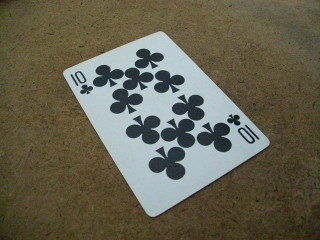
//> input picture transform/image.jpg, 320 x 240 px
$ ./transform   (built with g++ and OpenCV 4)
//> lines starting //> are read from the running program, lines starting //| are printed output that depends on the picture; after the words box and inside, x2 and y2 are one past the last pixel; in counts of white or black regions, pixels touching at a corner belong together
### transform/stdafx.h
// stdafx.h : 标准系统包含文件的包含文件，
// 或是经常使用但不常更改的
// 特定于项目的包含文件
//

#pragma once

#include "targetver.h"

#include <stdio.h>
#include <tchar.h>


// TODO:  在此处引用程序需要的其他头文件

### transform/transform.cpp
// transform.cpp : 定义控制台应用程序的入口点。
//

#include "stdafx.h"
/**
* Automatic perspective correction for quadrilateral objects. See the tutorial at
* http://opencv-code.com/tutorials/automatic-perspective-correction-for-quadrilateral-objects/
*/
#include <opencv2/imgproc/imgproc.hpp>
#include <opencv2/highgui/highgui.hpp>
#include <iostream>
#pragma comment(lib,"opencv_core2410d.lib")
#pragma comment(lib,"opencv_highgui2410d.lib")
#pragma comment(lib,"opencv_imgproc2410d.lib")
#include <ctime>
cv::Point2f center(0, 0);
cv::Point2f computeIntersect(cv::Vec4i a, cv::Vec4i b)
{
	int x1 = a[0], y1 = a[1], x2 = a[2], y2 = a[3], x3 = b[0], y3 = b[1], x4 = b[2], y4 = b[3];
	float denom;
	if (float d = ((float)(x1 - x2) * (y3 - y4)) - ((y1 - y2) * (x3 - x4)))
	{
		cv::Point2f pt;
		pt.x = ((x1 * y2 - y1 * x2) * (x3 - x4) - (x1 - x2) * (x3 * y4 - y3 * x4)) / d;
		pt.y = ((x1 * y2 - y1 * x2) * (y3 - y4) - (y1 - y2) * (x3 * y4 - y3 * x4)) / d;
		return pt;
	}
	else
		return cv::Point2f(-1, -1);
}
void sortCorners(std::vector<cv::Point2f>& corners,
	cv::Point2f center)
{
	std::vector<cv::Point2f> top, bot;
	for (int i = 0; i < corners.size(); i++)
	{
		if (corners[i].y < center.y)
			top.push_back(corners[i]);
		else
			bot.push_back(corners[i]);
	}
	corners.clear();
	if (top.size() == 2 && bot.size() == 2){
		cv::Point2f tl = top[0].x > top[1].x ? top[1] : top[0];
		cv::Point2f tr = top[0].x > top[1].x ? top[0] : top[1];
		cv::Point2f bl = bot[0].x > bot[1].x ? bot[1] : bot[0];
		cv::Point2f br = bot[0].x > bot[1].x ? bot[0] : bot[1];
		corners.push_back(tl);
		corners.push_back(tr);
		corners.push_back(br);
		corners.push_back(bl);
	}
}
int main()
{
	double start_time, end_time;
	start_time = clock();//程序开始计时
	cv::Mat src = cv::imread("image.jpg");
//> src is the input picture: 240 rows x 320 cols, CV_8UC3; mean B, G, R 80.9, 98.1, 101.9
	if (src.empty())
		return -1;
	cv::Mat bw;
	cv::cvtColor(src, bw, CV_BGR2GRAY);
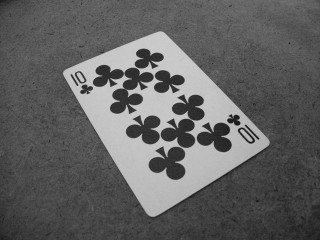
//> bw: 240 rows x 320 cols, CV_8UC1; min 15, max 215, mean 97.3
	cv::blur(bw, bw, cv::Size(3, 3));
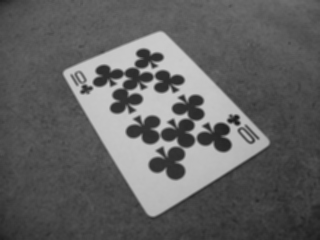
//> bw: 240 rows x 320 cols, CV_8UC1; min 28, max 203, mean 97.3
	cv::Canny(bw, bw, 100, 100, 3);
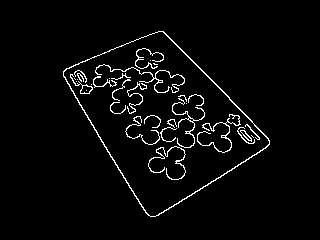
//> bw: 240 rows x 320 cols, CV_8UC1; 3.4% white in thin lines or dots, all inside (x1, y1, x2, y2) = (63, 31, 270, 217)
	cv::imshow("Canny", bw);

	std::vector<cv::Vec4i> lines;
	cv::HoughLinesP(bw, lines, 1, CV_PI / 180, 70, 30, 10);
//> lines = 4 lines (x1, y1, x2, y2): [162, 31, 252, 121], [63, 75, 146, 213], [157, 215, 266, 147], [65, 69, 144, 36]
	// Expand the lines
	for (int i = 0; i < lines.size(); i++)
	{
		cv::Vec4i v = lines[i];
		lines[i][0] = 0;
		lines[i][1] = ((float)v[1] - v[3]) / (v[0] - v[2]) * -v[0] + v[1];
		lines[i][2] = src.cols;
		lines[i][3] = ((float)v[1] - v[3]) / (v[0] - v[2]) * (src.cols - v[2]) + v[3];
	}
//> this loop made 4 passes
	std::vector<cv::Point2f> corners;
	for (int i = 0; i < lines.size(); i++)
	{
		for (int j = i + 1; j < lines.size(); j++)
		{
			cv::Point2f pt = computeIntersect(lines[i], lines[j]);
			if (pt.x >= 0 && pt.y >= 0)
				corners.push_back(pt);
		}
	}
//> this loop made 4 passes
//> after the loop, corners = 4 Points (x, y): [273.1, 142.1], [160.3, 29.35], [149.5, 219], [60.24, 70.96]
	std::vector<cv::Point2f> approx;
	cv::approxPolyDP(cv::Mat(corners), approx, cv::arcLength(cv::Mat(corners), true) * 0.02, true);
//> approx has the same summary as corners
	if (approx.size() != 4)
	{
		std::cout << "The object is not quadrilateral!" << std::endl;
		return -1;
	}
	// Get mass center
	for (int i = 0; i < corners.size(); i++)
		center += corners[i];
//> this loop made 4 passes
//> center on passes 1 to 4: Point(273.1, 142.1), Point(433.5, 171.5), Point(583, 390.5), Point(643.2, 461.5)
	center *= (1. / corners.size());
//> center = Point(160.8, 115.4)
	sortCorners(corners, center);
//> the loop in sortCorners, `for (int i = 0; i < corners.size(); i++)` made 4 passes
//> in sortCorners, `cv::Point2f tl = top[0].x > top[1].x ? top[1] : top[0];`: tl = Point(60.24, 70.96)
//> in sortCorners, `cv::Point2f tr = top[0].x > top[1].x ? top[0] : top[1];`: tr = Point(160.4, 29.35)
//> in sortCorners, `cv::Point2f bl = bot[0].x > bot[1].x ? bot[1] : bot[0];`: bl = Point(149.5, 219)
//> in sortCorners, `cv::Point2f br = bot[0].x > bot[1].x ? bot[0] : bot[1];`: br = Point(273.1, 142.1)
//> in sortCorners, `corners.push_back(tl);`: corners = 1 Point (x, y): [60.24, 70.96]
//> in sortCorners, `corners.push_back(tr);`: corners = 2 Points (x, y): [60.24, 70.96], [160.3, 29.35]
//> in sortCorners, `corners.push_back(br);`: corners = 3 Points (x, y): [60.24, 70.96], [160.3, 29.35], [273.1, 142.1]
//> in sortCorners, `corners.push_back(bl);`: corners = 4 Points (x, y): [60.24, 70.96], [160.3, 29.35], [273.1, 142.1], [149.5, 219]
	if (corners.size() == 0){
		std::cout << "The corners were not sorted correctly!" << std::endl;
		return -1;
	}
	cv::Mat dst = src.clone();

	// Draw lines
	for (int i = 0; i < lines.size(); i++)
	{
		cv::Vec4i v = lines[i];
		cv::line(dst, cv::Point(v[0], v[1]), cv::Point(v[2], v[3]), CV_RGB(0, 255, 0));
	}
//> this loop made 4 passes
//> v on passes 1 to 4: [0, -131, 320, 189], [0, -29, 320, 502], [0, 312, 320, 113], [0, 96, 320, -37]
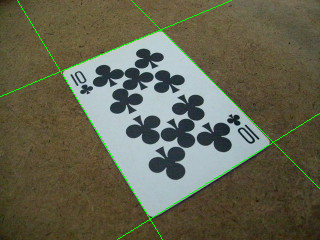
//> dst: 240 rows x 320 cols, CV_8UC3; 1.12% of pixels changed, all inside (x1, y1, x2, y2) = (0, 0, 320, 240)
	cv::imshow("HoughLines", dst);
	cv::waitKey(0);
	// Draw corner points
	cv::circle(dst, corners[0], 3, CV_RGB(255, 0, 0), 2);
//> dst: 240 rows x 320 cols, CV_8UC3; 0.08% of pixels changed, all inside (x1, y1, x2, y2) = (56, 67, 65, 76)
	cv::circle(dst, corners[1], 3, CV_RGB(0, 255, 0), 2);
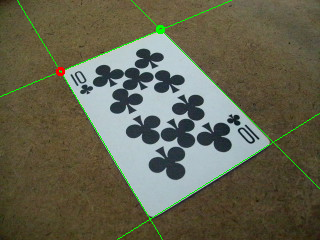
//> dst: 240 rows x 320 cols, CV_8UC3; mean B, G, R 79.5, 99.6, 100.5
	cv::circle(dst, corners[2], 3, CV_RGB(0, 0, 255), 2);
//> dst: 240 rows x 320 cols, CV_8UC3; 0.08% of pixels changed, all inside (x1, y1, x2, y2) = (269, 138, 278, 147)
	cv::circle(dst, corners[3], 3, CV_RGB(255, 255, 255), 2);
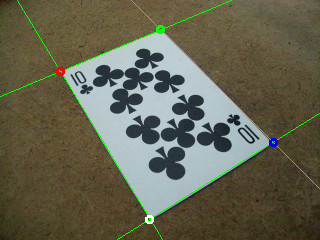
//> dst: 240 rows x 320 cols, CV_8UC3; mean B, G, R 79.9, 99.6, 100.6
	// Draw mass center
	cv::circle(dst, center, 3, CV_RGB(255, 255, 0), 2);
//> dst: 240 rows x 320 cols, CV_8UC3; 0.08% of pixels changed, all inside (x1, y1, x2, y2) = (157, 111, 166, 120)
	cv::Mat quad = cv::Mat::zeros(300, 220, CV_8UC3);
	std::vector<cv::Point2f> quad_pts;
	quad_pts.push_back(cv::Point2f(0, 0));
	quad_pts.push_back(cv::Point2f(quad.cols, 0));
	quad_pts.push_back(cv::Point2f(quad.cols, quad.rows));
	quad_pts.push_back(cv::Point2f(0, quad.rows));
	cv::Mat transmtx = cv::getPerspectiveTransform(corners, quad_pts);
//> transmtx = [[1.98, -1.19, -34.54], [1.19, 2.87, -275.5], [0.000152, 0.00342, 1]]
	cv::warpPerspective(src, quad, transmtx, quad.size());
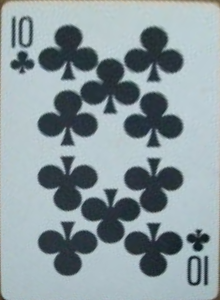
//> quad: 300 rows x 220 cols, CV_8UC3; mean B, G, R 159.9, 154.8, 140.2
	cv::imshow("src", dst);
	cv::imshow("transformed", quad);//quadrilateral
	end_time = (clock() - start_time)/1000;//用时
	std::cout << "用时 " << end_time << " 秒" << std::endl;
	cv::waitKey();
	return 0;
}
